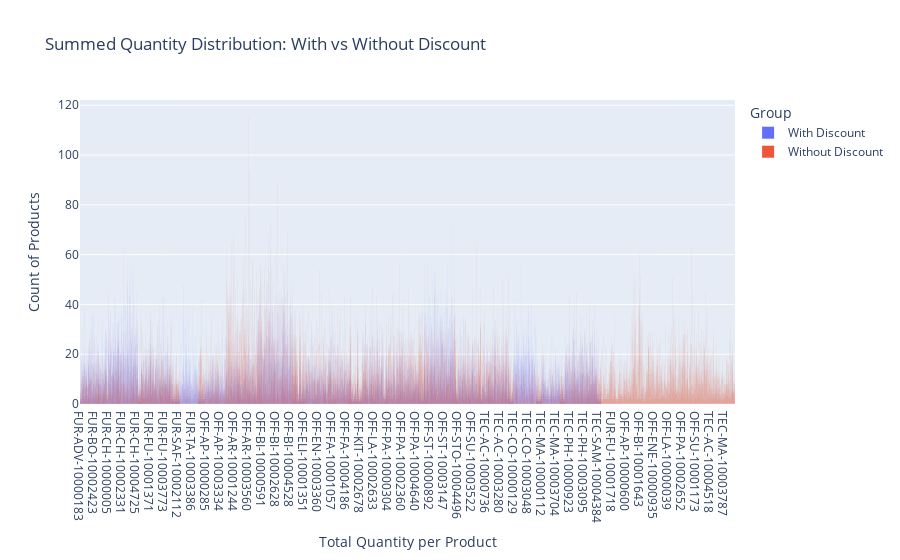

Notebook code for this chart:
### Code cell
prods_with['Type'] = 'With Discount'
prods_without['Type'] = 'Without Discount'
combined = pd.concat([prods_with, prods_without], ignore_index=True)
fig = px.histogram(combined, x= 'Product ID',y= 'Quantity', color= 'Type', opacity= 0.6, barmode= 'overlay', nbins= 50, title= 'Summed Quantity Distribution: With vs Without Discount')
fig.update_layout(xaxis_title= 'Total Quantity per Product', yaxis_title= 'Count of Products',legend_title= 'Group')
fig.show()

### Figure 1 — Plotly figure (JSON) as saved in the notebook; plotly's stock layout.template omitted (floating-point values rounded to 4 significant figures; data arrays with more than 128 entries replaced by an {"elided": "..."} marker saying what was removed)
{"data": [{"bingroup": "x", "histfunc": "sum", "hovertemplate": "Type=With Discount<br>Product ID=%{x}<br>sum of Quantity=%{y}<extra></extra>", "legendgroup": "With Discount", "marker": {"color": "#636efa", "opacity": 0.6, "pattern": {"shape": ""}}, "name": "With Discount", "nbinsx": 50, "orientation": "v", "showlegend": true, "type": "histogram", "x": {"elided": "8153 str values"}, "xaxis": "x", "y": {"elided": "8153 int values"}, "yaxis": "y"}, {"bingroup": "x", "histfunc": "sum", "hovertemplate": "Type=Without Discount<br>Product ID=%{x}<br>sum of Quantity=%{y}<extra></extra>", "legendgroup": "Without Discount", "marker": {"color": "#EF553B", "opacity": 0.6, "pattern": {"shape": ""}}, "name": "Without Discount", "nbinsx": 50, "orientation": "v", "showlegend": true, "type": "histogram", "x": {"elided": "8631 str values"}, "xaxis": "x", "y": {"elided": "8631 int values"}, "yaxis": "y"}], "layout": {"barmode": "overlay", "legend": {"title": {"text": "Group"}, "tracegroupgap": 0}, "title": {"text": "Summed Quantity Distribution: With vs Without Discount"}, "xaxis": {"anchor": "y", "domain": [0, 1], "title": {"text": "Total Quantity per Product"}}, "yaxis": {"anchor": "x", "domain": [0, 1], "title": {"text": "Count of Products"}}}}
